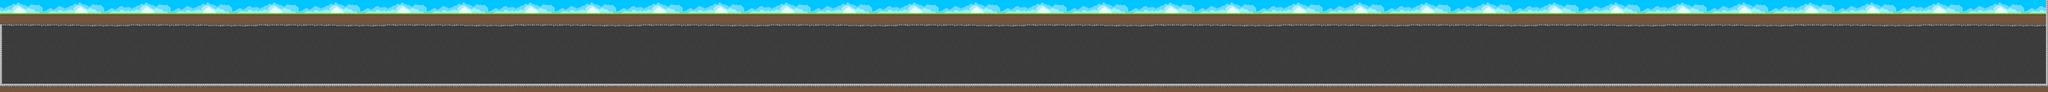

The image is a tile-based game level rendered from a .tmx file. Its description and source (layers, tilesets, objects; grid data summarised) follow:
An orthogonal 1000x45 tile map with 16x16 px tiles, 1 tile layer (graphics), 16 image layers and 4 objects.

<map version="1.0" tiledversion="1.0.1" orientation="orthogonal" renderorder="right-down" width="1000" height="45" tilewidth="16" tileheight="16" nextobjectid="5">
 <tileset firstgid="1" source="tileset.tsx" />
 <imagelayer name="Image Layer 1">
  <image source="mediumbg.png" width="1000" height="720" />
 </imagelayer>
 <imagelayer name="Image Layer 4" offsetx="3000" offsety="0">
  <image source="mediumbg.png" width="1000" height="720" />
 </imagelayer>
 <imagelayer name="Image Layer 16" offsetx="14000" offsety="0">
  <image source="mediumbg.png" width="1000" height="720" />
 </imagelayer>
 <imagelayer name="Image Layer 3" offsetx="2000" offsety="0">
  <image source="mediumbg.png" width="1000" height="720" />
 </imagelayer>
 <imagelayer name="Image Layer 11" offsetx="9000" offsety="0">
  <image source="mediumbg.png" width="1000" height="720" />
 </imagelayer>
 <imagelayer name="Image Layer 5" offsetx="4000" offsety="0">
  <image source="mediumbg.png" width="1000" height="720" />
 </imagelayer>
 <imagelayer name="Image Layer 10" offsetx="8000" offsety="0">
  <image source="mediumbg.png" width="1000" height="720" />
 </imagelayer>
 <imagelayer name="Image Layer 7" offsetx="6000" offsety="0">
  <image source="mediumbg.png" width="1000" height="720" />
 </imagelayer>
 <imagelayer name="Image Layer 6" offsetx="5000" offsety="0">
  <image source="mediumbg.png" width="1000" height="720" />
 </imagelayer>
 <imagelayer name="Image Layer 8" offsetx="6000" offsety="0" />
 <imagelayer name="Image Layer 9" offsetx="7000" offsety="0">
  <image source="mediumbg.png" width="1000" height="720" />
 </imagelayer>
 <imagelayer name="Image Layer 12" offsetx="10000" offsety="0">
  <image source="mediumbg.png" width="1000" height="720" />
 </imagelayer>
 <imagelayer name="Image Layer 13" offsetx="11000" offsety="0">
  <image source="mediumbg.png" width="1000" height="720" />
 </imagelayer>
 <imagelayer name="Image Layer 14" offsetx="12000" offsety="0">
  <image source="mediumbg.png" width="1000" height="720" />
 </imagelayer>
 <imagelayer name="Image Layer 15" offsetx="13000" offsety="0">
  <image source="mediumbg.png" width="1000" height="720" />
 </imagelayer>
 <imagelayer name="Image Layer 2" offsetx="1000" offsety="0">
  <image source="mediumbg.png" width="1000" height="720" />
 </imagelayer>
 <imagelayer name="Image Layer 17" offsetx="15000" offsety="0">
  <image source="mediumbg.png" width="1000" height="720" />
 </imagelayer>
 <layer name="graphics" width="1000" height="45">
  <data>[45000 cells, 1070 non-empty, 1 distinct tile ids]</data>
 </layer>
 <objectgroup name="ground">
  <object id="1" x="0" y="192" width="16" height="288" />
  <object id="2" x="0" y="480" width="16" height="192" />
  <object id="3" x="16" y="656" width="15984" height="16" />
  <object id="4" x="15984" y="0" width="16" height="656" />
 </objectgroup>
</map>
